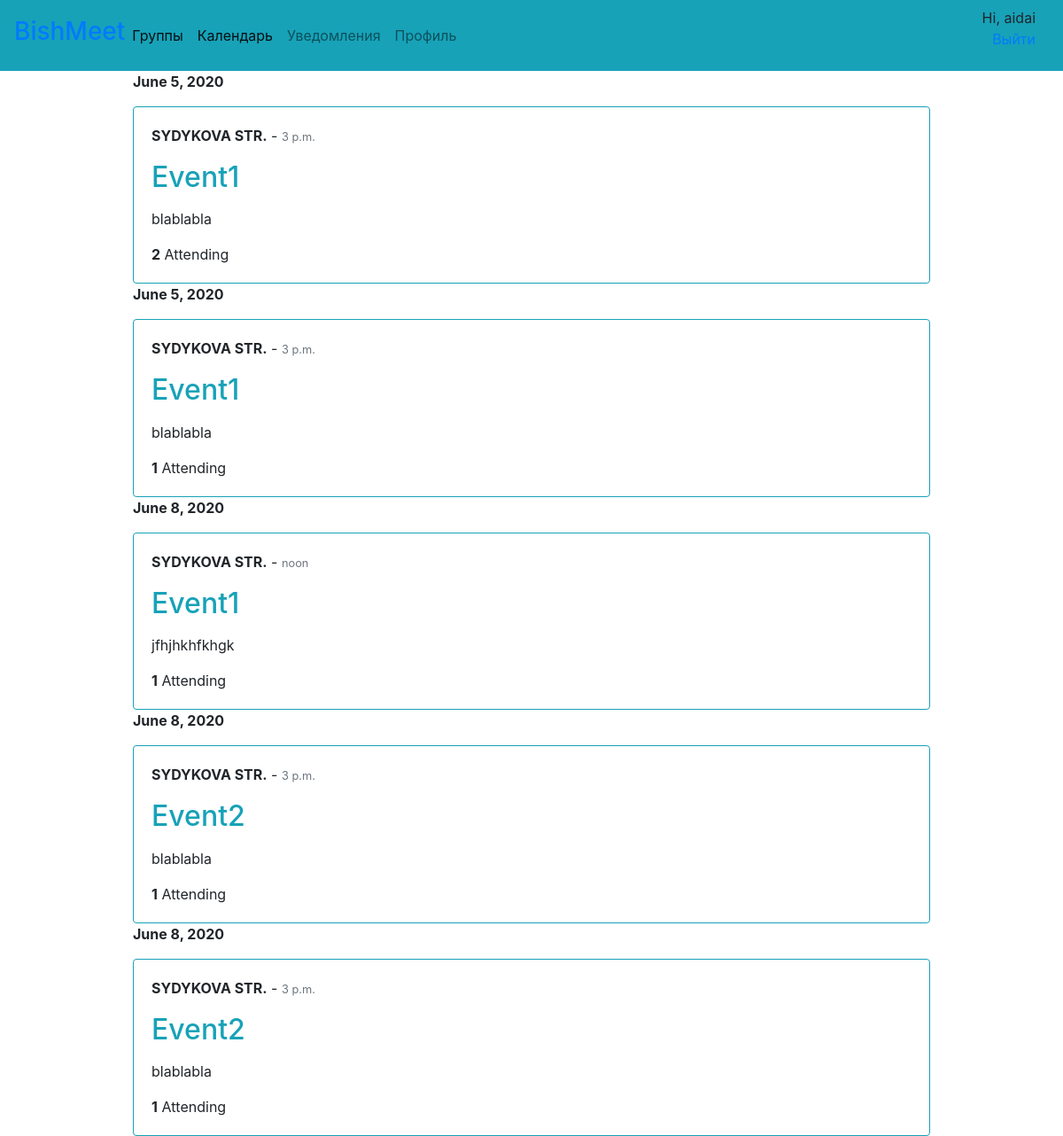
/events/ (signed in), run on the app's committed database.
### events/models.py (models this page shows, shortened)
class Event(models.Model):
    user = models.ForeignKey(User, related_name='events', on_delete=models.CASCADE)
    group = models.ForeignKey(Group, related_name='events', null=True, blank=True, on_delete=models.CASCADE)
    name = models.CharField(max_length=50)
    details = HTMLField('Details')
    venue = models.CharField(max_length=200)
    date = models.DateField(help_text='Please use the following format: <em>YYYY-MM-DD</em>.')
    time = models.TimeField(help_text='Please use the following format: <em>HH:MM:SS<em>')
    attendees = models.ManyToManyField(settings.AUTH_USER_MODEL, related_name='attending', blank=True)
    num_of_attendees = models.PositiveIntegerField(default=0, blank=True)
    class Meta:
        verbose_name = 'event'
        verbose_name_plural = 'events'
        ordering = ['date', 'time']
    def get_number_of_attendees(self):
        return self.attendees.all().count()

### events/views.py (the view)
# urls.py: path('', EventList.as_view(), name='event-list'),
class EventList(LoginRequiredMixin, generic.ListView):
    model = Event
    template_name = 'events/list_of_events.html'
    context_object_name = 'events'
    paginate_by = 10
    def get_queryset(self):
        if self.request.user.is_superuser:
            return Event.objects.all()
        else:
            return Event.objects.all()

### events/templates/events/list_of_events.html
{% extends 'events/base.html' %}
{% load events_filters %}
    {% block content %}
        {% for event in events %}
            <p class="mx-auto w-75"><strong>{{ event.date }}</strong></p>
            <div class="card w-75 mx-auto border-info">
                <div class="card-body">
                    <div>
                        <p class="card-text"><strong>{{ event.venue|upper }}</strong> - <small class="text-muted">{{ event.time }}</small></p>
                        <h2><a class="card-text text-info" href="{% url 'events:event-detail' event.id %}">{{event.name}}</a></h2>
                        <p>{{event.details|safe|truncatewords_html:25}}</p>
                        <span class="card-text"><strong>{{ event.get_number_of_attendees }}</strong> Attending</span>
                    </div>
                </div>
            </div>
        {% endfor %}
    {% endblock %}

### templates/base.html (shortened to what this page needs)
{% load static %}
<!DOCTYPE html>
<html lang="en">
    <head>
        <link rel="stylesheet" href="./src/css/bootstrap-reboot.min.css">
        <link rel="stylesheet" href="./src/css/bootstrap-grid.min.css">
        <link rel="stylesheet" href="https://stackpath.bootstrapcdn.com/bootstrap/4.5.0/css/bootstrap.min.css">
        <link rel="stylesheet" href="https://stackpath.bootstrapcdn.com/font-awesome/4.7.0/css/font-awesome.min.css">
    </head>
<body>
    <nav class="navbar navbar-expand-lg navbar-light bg-info sticky-top">
        <h3 class="logo_text"><a href="{% url 'home' %}"> BishMeet </a></h3>
            <ul class="navbar-nav mr-auto">
                <li class="nav-item active">
                    <a class="nav-item nav-link" href="{% url 'groups:all' %}"> Группы </a>
                </li>
                <li class="nav-item active">
                    <a class="nav-item nav-link" href="{% url 'events:event-list' %}"> Календарь </a>
                </li>
                <li class="nav-item">
                    <a class="nav-link" href="{% url 'actions:notification_list' %}"> Уведомления </a>
                </li>
                <li class="nav-item">
                    <a class="nav-link" href="{% url 'userprofile:edit' %}"> Профиль </a>
                </li>
            </ul>
            <div class="col-3 .p-r-20 text-right">
                {% if user.is_authenticated %}
                    Hi, {{ user.username }}
                    <p><a href="{% url 'logout' %}"> Выйти </a></p>
                {% else %}
                    <p>You are not logged in</p>
                    <a class="menu_items_text"><a href="{% url 'login' %}"> Войти </a>
                    <a class="menu_items_text"><a href="{% url 'accounts:signup' %}"> Зарегистрироваться </a>
                {% endif %}
            </div>
    </nav>
    {% block content %}
    {% endblock %}
</body>
</html>

### data on the page
Event: date "June 5, 2020", venue "SYDYKOVA STR.", time "3 p.m.", name "Event1", details "blablabla", get_number_of_attendees "2"
Event: date "June 5, 2020", venue "SYDYKOVA STR.", time "3 p.m.", name "Event1", details "blablabla", get_number_of_attendees "1"
Event: date "June 8, 2020", venue "SYDYKOVA STR.", time "noon", name "Event1", details "jfhjhkhfkhgk", get_number_of_attendees "1"
Event: date "June 8, 2020", venue "SYDYKOVA STR.", time "3 p.m.", name "Event2", details "blablabla", get_number_of_attendees "1"
Event: date "June 8, 2020", venue "SYDYKOVA STR.", time "3 p.m.", name "Event2", details "blablabla", get_number_of_attendees "1"

### other printed values
{{ user.username }} "aidai"
